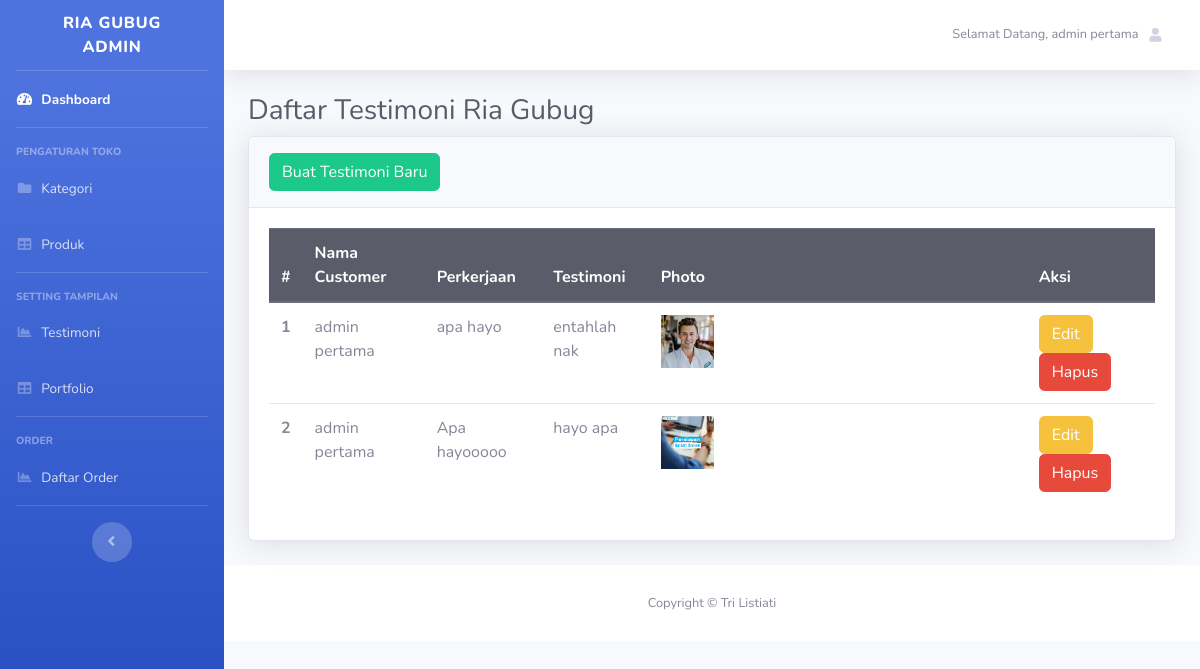
Page /public/admin/testimoni (signed in) on the committed database.
### tables this page shows
CREATE TABLE `testimoni` (
  `id` int(50) NOT NULL,
  `user_id` int(50) NOT NULL DEFAULT '0',
  `perkerjaan` varchar(100) NOT NULL,
  `testimoni` text NOT NULL,
  `file` varchar(200) DEFAULT NULL
);

CREATE TABLE `users` (
  `id` int(11) NOT NULL,
  `username` varchar(50) NOT NULL,
  `email` varchar(100) NOT NULL,
  `nama` varchar(200) NOT NULL,
  `password` varchar(255) NOT NULL,
  `no_hp` varchar(255) NOT NULL,
  `level` enum('admin','member') NOT NULL
);

### aplikasi/inti/Controller.php (called while the page is built, shortened)
<?php
class Controller
{
	public function view($view, $data = []){
			require_once '../aplikasi/views/'.$view.'.php';
	}
	public function model($model){
		return new $model;
	}
}

### aplikasi/controllers/Admin.php (called while the page is built, shortened)
<?php
class Admin extends Controller
{
	public function testimoni()
	{
		$data['testimoni'] = $this->model('Admin_model')->getTestimoni();
		$this->view('admin/testimoni/testimoni',$data);
	}
}

### aplikasi/inti/App.php (called while the page is built, shortened)
<?php
class App
{
	protected $method = 'index';
	protected $params = [];
	public function __construct()
	{
		$url = $this->parseURL();
		if(file_exists('../aplikasi/controllers/'.$url[0].'.php')){
			unset($url[0]);
		}
		$this->controller = new $this->controller;
		if(isset($url[1])){
			if(method_exists($this->controller, $url[1])){
				$this->method = $url[1];
			}
		}
		call_user_func_array([$this->controller, $this->method], $this->params);
	}
	public function parseURL()
	{
		if(isset($_GET['url'])){
			$url = rtrim( $_GET['url'], '/');
			$url = filter_var($url, FILTER_SANITIZE_URL);
			$url = explode('/', $url);
			return $url;
		}
	}
}

### public/index.php (called while the page is built, shortened)
<?php
$app = new App;

### aplikasi/inti/Database.php (called while the page is built, shortened)
<?php
class Database{
	private $host = DB_HOST;
	private $user = DB_USER;
	private $pass = DB_PASS;
	private $db_name = DB_NAME;
	private $dbh;
	private $stmt;
	public function __construct(){
		$dsn = "mysql:host=".$this->host.";dbname=".$this->db_name;
		$option = [
			PDO::ATTR_PERSISTENT => true,
			PDO::ATTR_ERRMODE => PDO::ERRMODE_EXCEPTION
		];
		try {
			$this->dbh = new PDO($dsn,$this->user,$this->pass, $option);
		} catch (PDOException $e) {
			echo "terdapat kesalahan ".$e;
			die($e->getMessage());
		}
	}
	public function query($query){
		$this->stmt = $this->dbh->prepare($query);
	}
	public function execute(){
		$this->stmt->execute();
	}
	public function resultSet(){
		$this->execute();
		return $this->stmt->fetchAll(PDO::FETCH_ASSOC);
	}
}

### aplikasi/models/Admin_model.php (called while the page is built, shortened)
<?php
class Admin_model{
	private $db;
	public function __construct()
	{
		$this->db = new Database();
	}
	public function getTestimoni()
	{
		$this->db->query('SELECT testimoni.id AS testimoni_id, testimoni.user_id, testimoni.perkerjaan, testimoni.testimoni, testimoni.file, users.* FROM testimoni JOIN users ON testimoni.user_id=users.id');
		return $this->db->resultSet();
	}
}

### aplikasi/views/admin/testimoni/testimoni.php (the view, shortened to what this page needs)
<div class="container-fluid">
          <h1 class="h3 mb-2 text-gray-800">Daftar Testimoni Ria Gubug</h1>
          <div class="card shadow mb-4">
            <div class="card-header py-3">
              <h6 class="m-0 font-weight-bold text-primary"> <a href="<?= BASE_URL ?>/admin/addTestimoni" class="btn btn-success"> Buat Testimoni Baru </a></h6>
            </div>
            <div class="card-body">
              <table class="table">
                <thead class="thead-dark">
                  <tr>
                    <th scope="col">#</th>
                    <th scope="col">Nama Customer</th>
                    <th scope="col">Perkerjaan</th>
                    <th scope="col">Testimoni</th>
                    <th scope="col">Photo</th>
                    <th scope="col">Aksi</th>
                  </tr>
                </thead>
                <tbody>
                  <?php $i = 1;
                   foreach ($data['testimoni'] as $testimoni) : ?>
                  <tr>
                    <th scope="row"><?= $i ?></th>
                    <td><?= $testimoni['nama']; ?></td>
                    <td><?= $testimoni['perkerjaan']; ?></td>
                    <td><?= $testimoni['testimoni']; ?></td>
                    <td><img src="<?= BASE_URL ?>/upload/testimoni/<?= $testimoni['file']; ?>" width="15%"></td>
                    <td>
                      <a href="<?= BASE_URL ?>/admin/edittestimoni/<?= $testimoni['testimoni_id'];?>" class="btn btn-warning">Edit</a>
                      <a href="<?= BASE_URL ?>/admin/deletetestimoni/<?= $testimoni['testimoni_id'];?>"  onclick="return confirm(`Anda Yakin ingin hapus?`);" class="btn btn-danger">Hapus</a>
                    </td>
                  </tr>
                  <?php
                  $i++;
                  endforeach; ?>
                </tbody>
              </table>
            </div>
          </div>
        </div>

### rows in the picture
testimoni: user.nama "admin pertama", perkerjaan "apa hayo", testimoni "entahlah nak", file (picture)
testimoni: user.nama "admin pertama", perkerjaan "Apa hayooooo", testimoni "hayo apa", file (picture)

### other values in the picture
$_SESSION['data_user']['nama'] "admin pertama"
